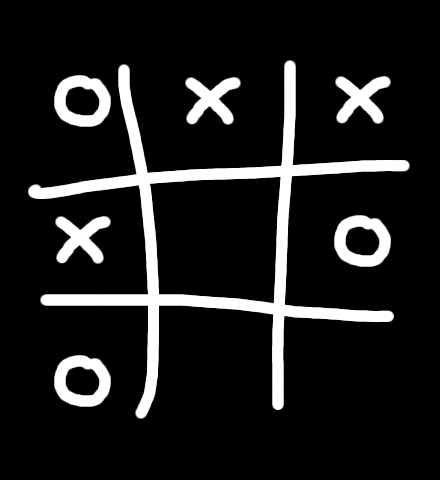
#> input picture Chapter 1/1.11/tictactoe.png, 440 x 480 px
$ python tictactoe.py
#> lines starting #> are read from the running program, lines starting #| are printed output that depends on the picture; after the words box and inside, x2 and y2 are one past the last pixel; in counts of white or black regions, pixels touching at a corner belong together
import cv2
import imutils

image = cv2.imread('tictactoe.png')
#> image is the input picture: shape (480, 440, 3); min 0, max 255, mean 29.5
gray = cv2.cvtColor(image, cv2.COLOR_BGR2GRAY)

cnts = cv2.findContours(gray.copy(), cv2.RETR_EXTERNAL, cv2.CHAIN_APPROX_SIMPLE)
#> cnts = 7 contours; box (x1, y1, x2, y2) and area: (28, 60, 410, 419) 29898, (54, 355, 111, 407) 2402, (334, 215, 391, 267) 2402, (54, 75, 111, 127) 2402, (55, 216, 111, 264) 1452, (185, 77, 241, 125) 1452, (335, 76, 391, 124) 1452
cnts = imutils.grab_contours(cnts)

for (i, c) in enumerate(cnts):
    # compute the area of contour and bounding bax to compute the aspect ratio
    area = cv2.contourArea(c)
    (x, y, w, h) = cv2.boundingRect(c)

    # compute solidity
    hull = cv2.convexHull(c)
    hullArea = cv2.contourArea(hull)
    solidity = area / hullArea

    # initialize the character text
    char = '?'

    # if the solidity is high, then we are examining an 'O'
    if solidity > 0.9:
        char = 'O'

    # otherwise, if the solidity it still reasonably high, we are examining an 'X'
    elif solidity > 0.5:
        char = 'X'

    # if the character is not unknown, draw it
    if char != '?':
        cv2.drawContours(image, [c], -1, (0, 255, 0), 2)
        cv2.putText(image, char, (x, y - 10), cv2.FONT_HERSHEY_SIMPLEX, 1.25, (0, 255, 0), 4)

    # show the contour properties
    print('{}(Contour #{}) --  solidity={:.2f}'.format(char, i + 1, solidity))
#> this loop made 7 passes
#> (area, x, y, w, h, hullArea, solidity, char) on passes 1 to 7: (2402.5, 54, 355, 57, 52, 2443.5, 0.983, 'O'), (1452, 55, 216, 56, 48, 2417, 0.601, 'X'), (2402.5, 334, 215, 57, 52, 2443.5, 0.983, 'O'), (1452, 185, 77, 56, 48, 2417, 0.601, 'X'), (1452, 335, 76, 56, 48, 2417, 0.601, 'X'), (2402.5, 54, 75, 57, 52, 2443.5, 0.983, 'O'), (29898.5, 28, 60, 382, 359, 107155, 0.279, '?')
#| O(Contour #1) --  solidity=0.98
#| X(Contour #2) --  solidity=0.60
#| O(Contour #3) --  solidity=0.98
#| X(Contour #4) --  solidity=0.60
#| X(Contour #5) --  solidity=0.60
#| O(Contour #6) --  solidity=0.98
#| ?(Contour #7) --  solidity=0.28
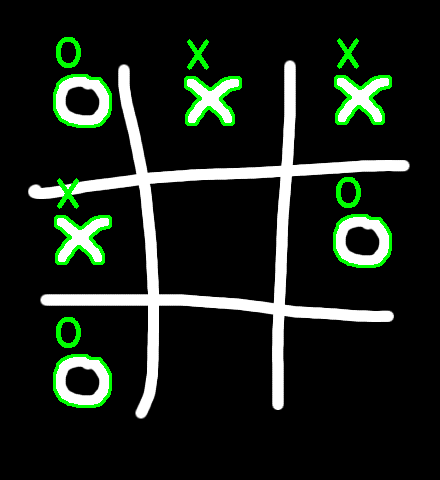
#> image: shape (480, 440, 3); 3% of pixels changed, all inside (x1, y1, x2, y2) = (53, 37, 392, 408)

# show the output image
cv2.imshow('Output', image)
cv2.waitKey(0)

$ run again, with Chapter 1/1.11/basic_shapes.png copied over Chapter 1/1.11/tictactoe.png
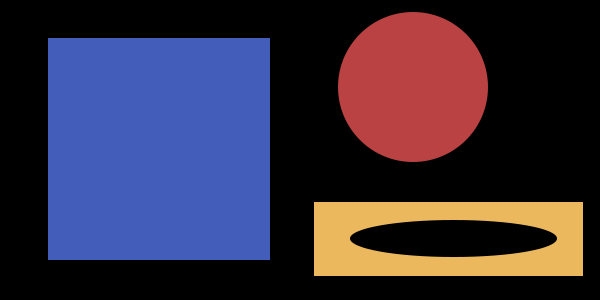
#> input picture Chapter 1/1.11/basic_shapes.png, 600 x 300 px
#> image is the input picture: shape (300, 600, 3); mean B, G, R 64.6, 46.4, 54.5
#> `gray = cv2.cvtColor(image, cv2.COLOR_BGR2GRAY)`:
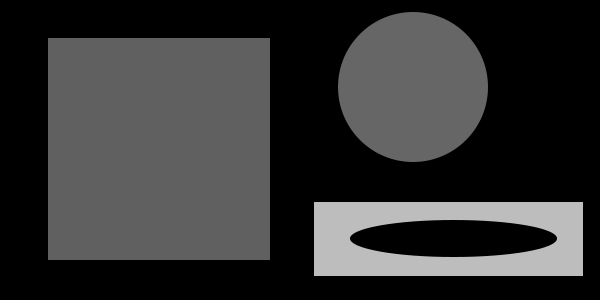
#> gray: shape (300, 600); min 0, max 189, mean 50.9
#> cnts = 3 contours; box (x1, y1, x2, y2) and area: (48, 38, 270, 260) 48841, (314, 202, 583, 276) 19564, (338, 12, 488, 162) 17687
#> the loop `for (i, c) in enumerate(cnts):` made 3 passes
#> (c, area, x, y, w, h, hull, hullArea) on passes 1 to 2: ([[314, 202], [314, 275], [582, 275], [582, 202]], 19564, 314, 202, 269, 74, [[582, 202], [582, 275], [314, 275], [314, 202]], 19564), ([[48, 38], [48, 259], [269, 259], [269, 38]], 48841, 48, 38, 222, 222, [[269, 38], [269, 259], [48, 259], [48, 38]], 48841)
#> (printed output is left out)
#> after the loop `for (i, c) in enumerate(cnts):`:
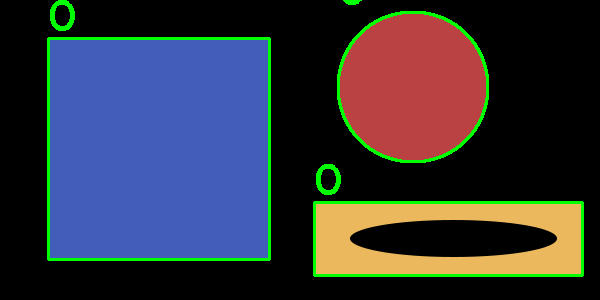
#> image: shape (300, 600, 3); 3.96% of pixels changed, all inside (x1, y1, x2, y2) = (47, 0, 584, 277)

$ run again, with Chapter 1/1.11/circles_and_squares.png copied over Chapter 1/1.11/tictactoe.png
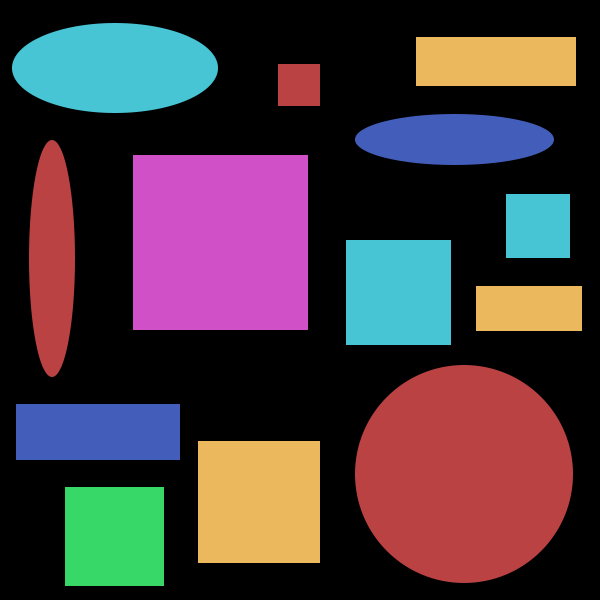
#> input picture Chapter 1/1.11/circles_and_squares.png, 600 x 600 px
#> image is the input picture: shape (600, 600, 3); mean B, G, R 62, 56.2, 70.8
#> `gray = cv2.cvtColor(image, cv2.COLOR_BGR2GRAY)`:
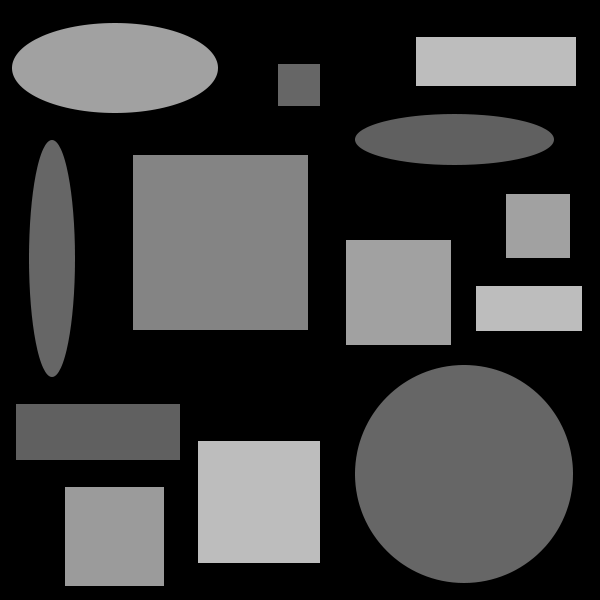
#> gray: shape (600, 600); min 0, max 189, mean 61.2
#> cnts = 13 contours; largest, box (x1, y1, x2, y2) and area: (355, 365, 573, 583) 37385, (133, 155, 308, 330) 30276, (198, 441, 320, 563) 14641, (12, 23, 218, 113) 14593, (346, 240, 451, 345) 10816
#> the loop `for (i, c) in enumerate(cnts):` made 13 passes
#> (c, area, x, y, w, h, hull, hullArea) on passes 1 to 3: ([[65, 487], [65, 585], [163, 585], [163, 487]], 9604, 65, 487, 99, 99, [[163, 487], [163, 585], [65, 585], [65, 487]], 9604), ([[198, 441], [198, 562], [319, 562], [319, 441]], 14641, 198, 441, 122, 122, [[319, 441], [319, 562], [198, 562], [198, 441]], 14641), ([[16, 404], [16, 459], [179, 459], [179, 404]], 8965, 16, 404, 164, 56, [[179, 404], [179, 459], [16, 459], [16, 404]], 8965)
#> (printed output is left out)
#> after the loop `for (i, c) in enumerate(cnts):`:
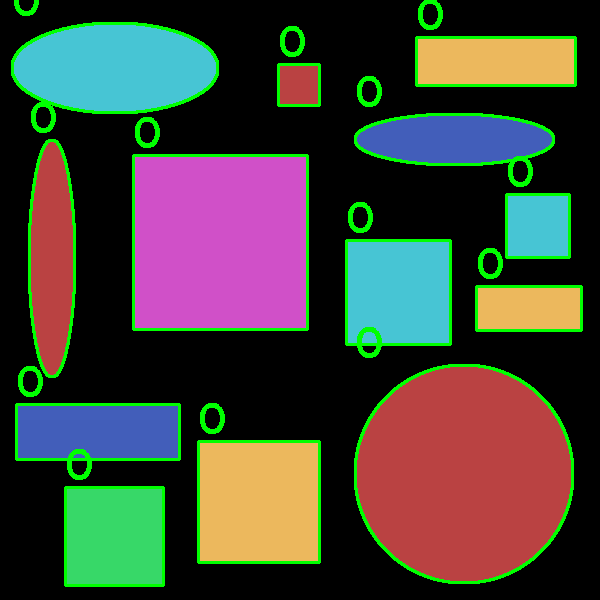
#> image: shape (600, 600, 3); 6.16% of pixels changed, all inside (x1, y1, x2, y2) = (11, 0, 583, 587)
